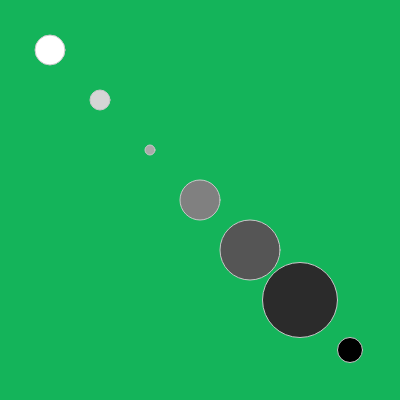
Frame 1 (no input)
Frame 60 (no input): identical to frame 1, image omitted
Frame 120 (the mouse pressed at the canvas centre since frame 60): identical to frame 1, image omitted

The p5.js sketch that drew this single still picture (run headless with seeded random() and noise() and a simulated clock; from frame 60 on, the mouse is pressed at the canvas centre):

// p5.js sketch
// ── sketch.js
//Using loops to access values in the array and utilize

var diameters = [30, 20, 10, 40, 60, 75, 25]

function setup() {
	createCanvas(400,400)

	//Debugging to see if the map function returned the values in desireed order.
	// for (var i = diameters.length - 1; i >= 0; i--) {
	// 	console.log(map(i, 0, diameters.length-1, 0, 255))
	// }
}

function draw() {
	background(20,180,90);
	stroke(200);

	//looping the array forwards
	for (var i = 0; i <= diameters.length-1; i++) {
		fill(map(i, 0, diameters.length-1, 255, 0));
		ellipse(i*50+50, i*50+50, diameters[i]);
	}

	// LOOPING THE ARRAY BACKWARDS
	// for (var i = diameters.length - 1; i >= 0; i--) {
	// 	fill(map(i, 0, diameters.length-1, 255, 0));
	// 	ellipse(i*50+50, i*50+50, diameters[i]);
	// }

}
